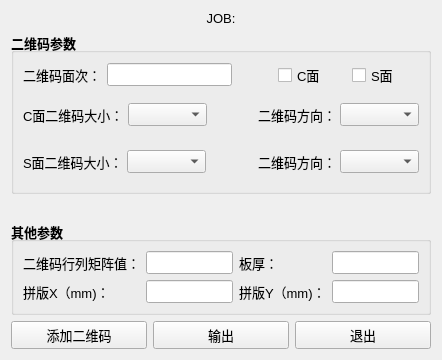
<?xml version="1.0" encoding="UTF-8"?>
<ui version="4.0">
 <class>Form</class>
 <widget class="QWidget" name="Form">
  <property name="geometry">
   <rect>
    <x>0</x>
    <y>0</y>
    <width>442</width>
    <height>346</height>
   </rect>
  </property>
  <property name="font">
   <font>
    <family>Segoe UI</family>
    <pointsize>10</pointsize>
   </font>
  </property>
  <property name="windowTitle">
   <string>HDI输出镭雕文字二维码</string>
  </property>
  <layout class="QVBoxLayout" name="verticalLayout_2" stretch="0,0,0,0,0">
   <item>
    <widget class="QLabel" name="label_job">
     <property name="text">
      <string>JOB:</string>
     </property>
     <property name="alignment">
      <set>Qt::AlignCenter</set>
     </property>
    </widget>
   </item>
   <item>
    <widget class="QGroupBox" name="groupBox">
     <property name="font">
      <font>
       <family>Segoe UI</family>
       <pointsize>10</pointsize>
       <weight>75</weight>
       <bold>true</bold>
      </font>
     </property>
     <property name="title">
      <string>二维码参数</string>
     </property>
     <property name="flat">
      <bool>true</bool>
     </property>
     <layout class="QVBoxLayout" name="verticalLayout">
      <item>
       <layout class="QHBoxLayout" name="horizontalLayout_3" stretch="0,0,0,1,1">
        <property name="spacing">
         <number>6</number>
        </property>
        <item>
         <widget class="QLabel" name="label">
          <property name="font">
           <font>
            <family>Segoe UI</family>
            <pointsize>10</pointsize>
            <weight>50</weight>
            <bold>false</bold>
           </font>
          </property>
          <property name="text">
           <string>二维码面次：</string>
          </property>
         </widget>
        </item>
        <item>
         <widget class="QLineEdit" name="lineEdit">
          <property name="font">
           <font>
            <family>Segoe UI</family>
            <pointsize>10</pointsize>
            <weight>75</weight>
            <bold>true</bold>
           </font>
          </property>
          <property name="readOnly">
           <bool>true</bool>
          </property>
         </widget>
        </item>
        <item>
         <spacer name="horizontalSpacer">
          <property name="orientation">
           <enum>Qt::Horizontal</enum>
          </property>
          <property name="sizeHint" stdset="0">
           <size>
            <width>40</width>
            <height>20</height>
           </size>
          </property>
         </spacer>
        </item>
        <item>
         <widget class="QCheckBox" name="checkBox">
          <property name="font">
           <font>
            <family>Segoe UI</family>
            <pointsize>10</pointsize>
            <weight>50</weight>
            <bold>false</bold>
           </font>
          </property>
          <property name="cursor">
           <cursorShape>PointingHandCursor</cursorShape>
          </property>
          <property name="text">
           <string>C面</string>
          </property>
         </widget>
        </item>
        <item>
         <widget class="QCheckBox" name="checkBox_2">
          <property name="font">
           <font>
            <family>Segoe UI</family>
            <pointsize>10</pointsize>
            <weight>50</weight>
            <bold>false</bold>
           </font>
          </property>
          <property name="cursor">
           <cursorShape>PointingHandCursor</cursorShape>
          </property>
          <property name="text">
           <string>S面</string>
          </property>
         </widget>
        </item>
       </layout>
      </item>
      <item>
       <widget class="QWidget" name="widget_top" native="true">
        <layout class="QHBoxLayout" name="horizontalLayout" stretch="1,1,1,1,1">
         <property name="spacing">
          <number>4</number>
         </property>
         <property name="leftMargin">
          <number>0</number>
         </property>
         <property name="rightMargin">
          <number>0</number>
         </property>
         <item>
          <widget class="QLabel" name="label_3">
           <property name="font">
            <font>
             <family>Segoe UI</family>
             <pointsize>10</pointsize>
             <weight>50</weight>
             <bold>false</bold>
            </font>
           </property>
           <property name="text">
            <string>C面二维码大小：</string>
           </property>
          </widget>
         </item>
         <item>
          <widget class="QComboBox" name="comboBox_topSize">
           <property name="font">
            <font>
             <family>Segoe UI</family>
             <pointsize>10</pointsize>
             <weight>50</weight>
             <bold>false</bold>
            </font>
           </property>
          </widget>
         </item>
         <item>
          <spacer name="horizontalSpacer_2">
           <property name="orientation">
            <enum>Qt::Horizontal</enum>
           </property>
           <property name="sizeHint" stdset="0">
            <size>
             <width>40</width>
             <height>20</height>
            </size>
           </property>
          </spacer>
         </item>
         <item>
          <widget class="QLabel" name="label_2">
           <property name="font">
            <font>
             <family>Segoe UI</family>
             <pointsize>10</pointsize>
             <weight>50</weight>
             <bold>false</bold>
            </font>
           </property>
           <property name="text">
            <string>二维码方向：</string>
           </property>
          </widget>
         </item>
         <item>
          <widget class="QComboBox" name="comboBox_topOrient">
           <property name="font">
            <font>
             <family>Segoe UI</family>
             <pointsize>10</pointsize>
             <weight>50</weight>
             <bold>false</bold>
            </font>
           </property>
          </widget>
         </item>
        </layout>
       </widget>
      </item>
      <item>
       <widget class="QWidget" name="widget_bot" native="true">
        <property name="font">
         <font>
          <family>Segoe UI</family>
          <pointsize>11</pointsize>
          <weight>75</weight>
          <bold>true</bold>
         </font>
        </property>
        <layout class="QHBoxLayout" name="horizontalLayout_2" stretch="1,1,1,1,1">
         <property name="spacing">
          <number>4</number>
         </property>
         <property name="leftMargin">
          <number>0</number>
         </property>
         <property name="rightMargin">
          <number>0</number>
         </property>
         <item>
          <widget class="QLabel" name="label_9">
           <property name="font">
            <font>
             <family>Segoe UI</family>
             <pointsize>10</pointsize>
             <weight>50</weight>
             <bold>false</bold>
            </font>
           </property>
           <property name="text">
            <string>S面二维码大小：</string>
           </property>
          </widget>
         </item>
         <item>
          <widget class="QComboBox" name="comboBox_botSize">
           <property name="font">
            <font>
             <family>Segoe UI</family>
             <pointsize>10</pointsize>
             <weight>50</weight>
             <bold>false</bold>
            </font>
           </property>
          </widget>
         </item>
         <item>
          <spacer name="horizontalSpacer_3">
           <property name="orientation">
            <enum>Qt::Horizontal</enum>
           </property>
           <property name="sizeHint" stdset="0">
            <size>
             <width>40</width>
             <height>20</height>
            </size>
           </property>
          </spacer>
         </item>
         <item>
          <widget class="QLabel" name="label_8">
           <property name="font">
            <font>
             <family>Segoe UI</family>
             <pointsize>10</pointsize>
             <weight>50</weight>
             <bold>false</bold>
            </font>
           </property>
           <property name="text">
            <string>二维码方向：</string>
           </property>
          </widget>
         </item>
         <item>
          <widget class="QComboBox" name="comboBox_botOrient">
           <property name="font">
            <font>
             <family>Segoe UI</family>
             <pointsize>10</pointsize>
             <weight>50</weight>
             <bold>false</bold>
            </font>
           </property>
          </widget>
         </item>
        </layout>
       </widget>
      </item>
     </layout>
    </widget>
   </item>
   <item>
    <widget class="QLabel" name="label_tips">
     <property name="text">
      <string/>
     </property>
    </widget>
   </item>
   <item>
    <widget class="QGroupBox" name="groupBox_2">
     <property name="font">
      <font>
       <family>Segoe UI</family>
       <pointsize>10</pointsize>
       <weight>75</weight>
       <bold>true</bold>
      </font>
     </property>
     <property name="title">
      <string>其他参数</string>
     </property>
     <layout class="QGridLayout" name="gridLayout_2" columnstretch="1,1,1,1">
      <item row="1" column="2">
       <widget class="QLabel" name="label_6">
        <property name="font">
         <font>
          <family>Segoe UI</family>
          <pointsize>10</pointsize>
          <weight>50</weight>
          <bold>false</bold>
         </font>
        </property>
        <property name="text">
         <string>拼版Y（mm)：</string>
        </property>
       </widget>
      </item>
      <item row="1" column="0">
       <widget class="QLabel" name="label_5">
        <property name="font">
         <font>
          <family>Segoe UI</family>
          <pointsize>10</pointsize>
          <weight>50</weight>
          <bold>false</bold>
         </font>
        </property>
        <property name="text">
         <string>拼版X（mm)：</string>
        </property>
       </widget>
      </item>
      <item row="1" column="1">
       <widget class="QLineEdit" name="lineEdit_pnlx">
        <property name="font">
         <font>
          <family>Segoe UI</family>
          <pointsize>10</pointsize>
          <weight>50</weight>
          <bold>false</bold>
         </font>
        </property>
       </widget>
      </item>
      <item row="0" column="3">
       <widget class="QLineEdit" name="lineEdit_boardthickness">
        <property name="font">
         <font>
          <family>Segoe UI</family>
          <pointsize>10</pointsize>
          <weight>50</weight>
          <bold>false</bold>
         </font>
        </property>
       </widget>
      </item>
      <item row="0" column="2">
       <widget class="QLabel" name="label_7">
        <property name="font">
         <font>
          <family>Segoe UI</family>
          <pointsize>10</pointsize>
          <weight>50</weight>
          <bold>false</bold>
         </font>
        </property>
        <property name="text">
         <string>板厚：</string>
        </property>
       </widget>
      </item>
      <item row="0" column="0">
       <widget class="QLabel" name="label_4">
        <property name="font">
         <font>
          <family>Segoe UI</family>
          <pointsize>10</pointsize>
          <weight>50</weight>
          <bold>false</bold>
         </font>
        </property>
        <property name="text">
         <string>二维码行列矩阵值：</string>
        </property>
       </widget>
      </item>
      <item row="1" column="3">
       <widget class="QLineEdit" name="lineEdit_pnly">
        <property name="font">
         <font>
          <family>Segoe UI</family>
          <pointsize>10</pointsize>
          <weight>50</weight>
          <bold>false</bold>
         </font>
        </property>
       </widget>
      </item>
      <item row="0" column="1">
       <widget class="QLineEdit" name="lineEdit_matrix">
        <property name="font">
         <font>
          <family>Segoe UI</family>
          <pointsize>10</pointsize>
          <weight>50</weight>
          <bold>false</bold>
         </font>
        </property>
       </widget>
      </item>
     </layout>
    </widget>
   </item>
   <item>
    <layout class="QHBoxLayout" name="horizontalLayout_4">
     <item>
      <widget class="QPushButton" name="pushButton_addcode">
       <property name="cursor">
        <cursorShape>PointingHandCursor</cursorShape>
       </property>
       <property name="text">
        <string>添加二维码</string>
       </property>
      </widget>
     </item>
     <item>
      <widget class="QPushButton" name="pushButton_output">
       <property name="cursor">
        <cursorShape>PointingHandCursor</cursorShape>
       </property>
       <property name="text">
        <string>输出</string>
       </property>
      </widget>
     </item>
     <item>
      <widget class="QPushButton" name="pushButton_exit">
       <property name="cursor">
        <cursorShape>PointingHandCursor</cursorShape>
       </property>
       <property name="text">
        <string>退出</string>
       </property>
      </widget>
     </item>
    </layout>
   </item>
  </layout>
 </widget>
 <resources/>
 <connections/>
</ui>
